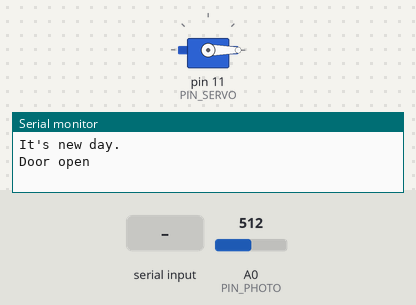
The sketch below on a simulated Arduino Uno, built with avr-gcc and run on an emulated ATmega328P. Parts: servo, the last lines printed to the serial monitor. Inputs (shaded band) come from the test bench; at power-on: A0 (PIN_PHOTO) = 512.

Above: at 1.2 s.
1.3 s: A0 (PIN_PHOTO) set to 488
At 2.4 s:
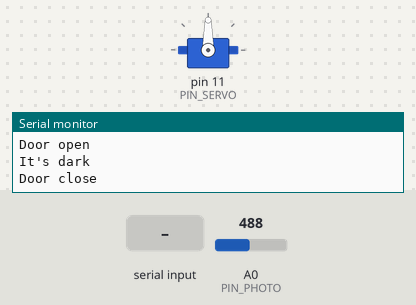
2.8 s: "o" received over Serial
At 3.7 s:
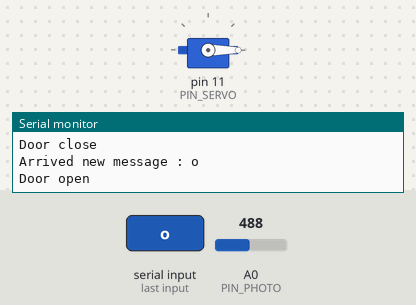
4.3 s: "c" received over Serial
At 4.8 s:
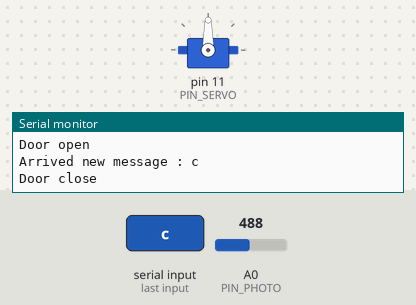
5.8 s: A0 (PIN_PHOTO) set to 510
At 7.0 s:
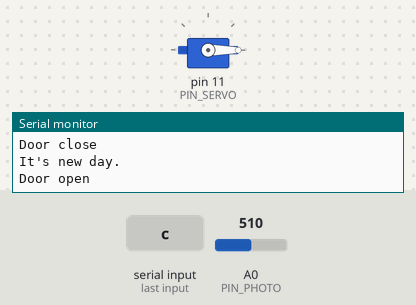
7.3 s: A0 (PIN_PHOTO) set to 490
At 8.1 s:
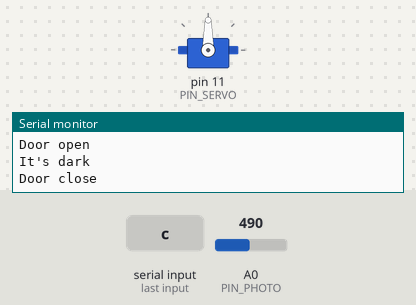
Timing chart, 0 to 10.3 s (numbered marks = the images above; inputs shaded):
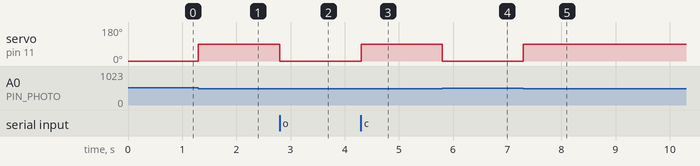

The sketch:

hw_10_entrance_barrier_1.ino
```cpp
//14051012 도진우
#include <Servo.h>
#define PIN_SERVO 11
#define PIN_PHOTO A0

Servo servo;
int day = 0; //낮밤 플래그변수 1:낮 2:밤

void setup()
{
  Serial.begin(2400);
  servo.attach(PIN_SERVO);
  pinMode(PIN_PHOTO,INPUT);
}

void loop()
{
  int photo_val = analogRead(PIN_PHOTO);
  if(photo_val > 500){ // 낮
    if(day != 1){
      Serial.println("It's new day.");
      Serial.println("Door open");
      day = 1;
    }
    servo.write(0); // 차단봉 열림
    Serial.read(); // 낮에 들어온 메시지 삭제
  }
  else{ //밤
    if(day != 2){
      Serial.println("It's dark");
      Serial.println("Door close");
      day = 2;
    }
    servo.write(90); //차단봉 닫힘

    //메시지가 들어올 경우
    if(Serial.available()){
      char temp = Serial.read();
      Serial.println(String("Arrived new message : ")+temp);
      if(temp == 'o'){
        servo.write(0); // 차단봉 열림
        Serial.println("Door open");
        long p_time = millis();
        while(photo_val <= 500){ // 낮이되면 탈출

          //문이 열려있는 중에 메시지가 들어올 경우
          if(Serial.available()){
            char temp2 = Serial.read();
            Serial.println(String("Arrived new message : ")+temp2);
            if(temp2 == 'o'){
              Serial.println("Door open");
              p_time = millis(); // 3초 카운트 초기화
            }
            else if(temp2 == 'c'){
              Serial.println("Door close");
              break;
            }
            else{
              Serial.println("Error : Wrong message");
            }
          }

          //3초 카운트
          long c_time = millis();
          if(c_time - p_time >= 3000){
            break;
          }

          //낮 감지
          photo_val = analogRead(PIN_PHOTO);
        }
      }
      else if(temp == 'c'){
        Serial.println("Error : Already closed");
      }
      else{
        Serial.println("Error : Wrong message");
      }
    }
  }
}
```

Measured:
- the behaviour switches between 501 and 500 on A0 (PIN_PHOTO) (found by bisection; images 0 and 1)
- after the input at 1.3 s, servo on pin 11 (PIN_SERVO): 0° → 90° at once
- after the input at 2.8 s, servo on pin 11 (PIN_SERVO): 90° → 0° at once
- after the input at 4.3 s, servo on pin 11 (PIN_SERVO): 0° → 90° at once
- after the input at 5.8 s, servo on pin 11 (PIN_SERVO): 90° → 0° at once
- after the input at 7.3 s, servo on pin 11 (PIN_SERVO): 0° → 90° at once
